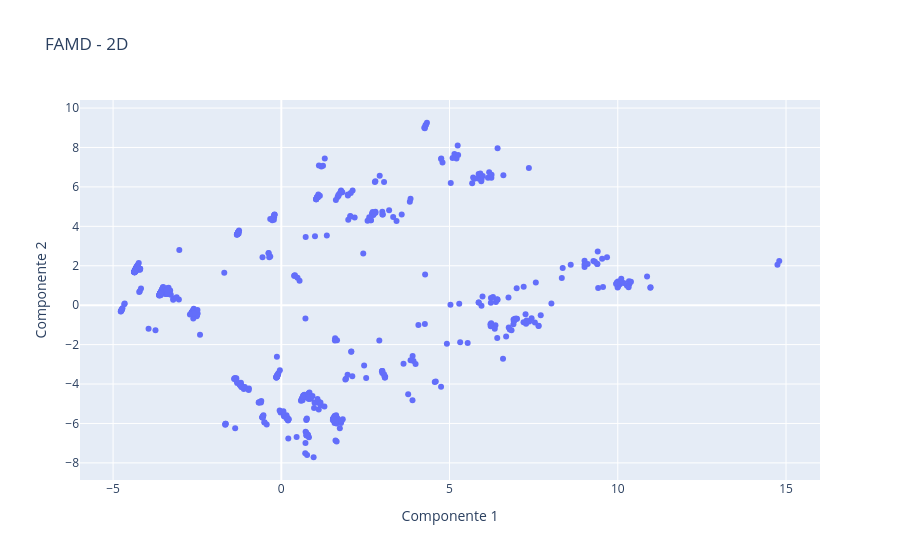
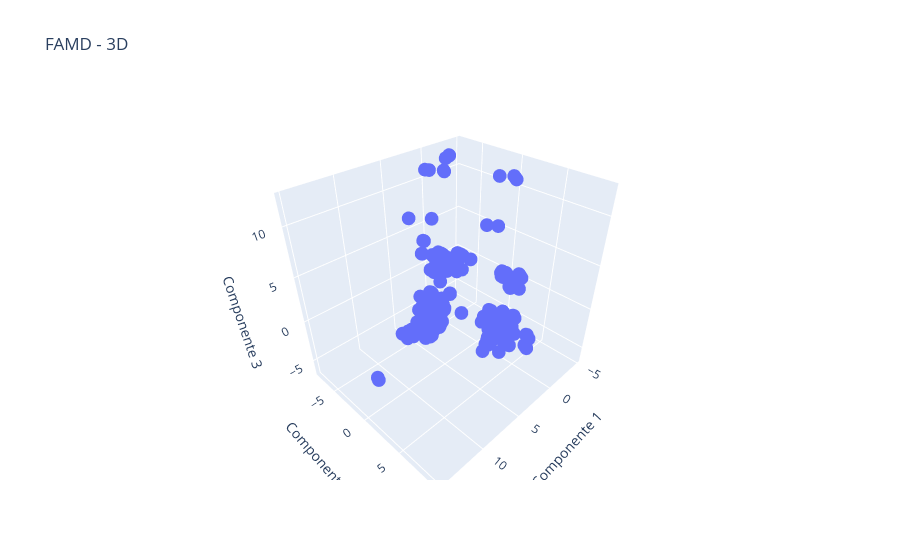
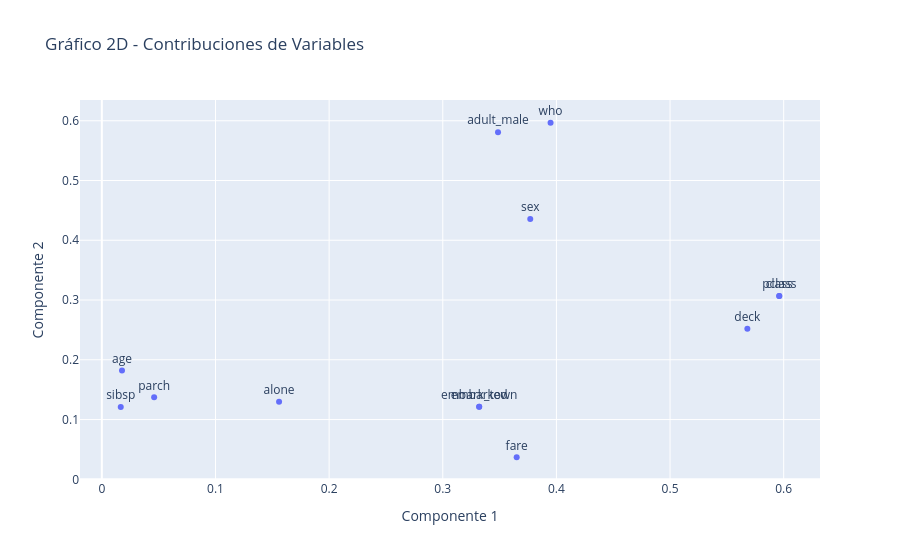
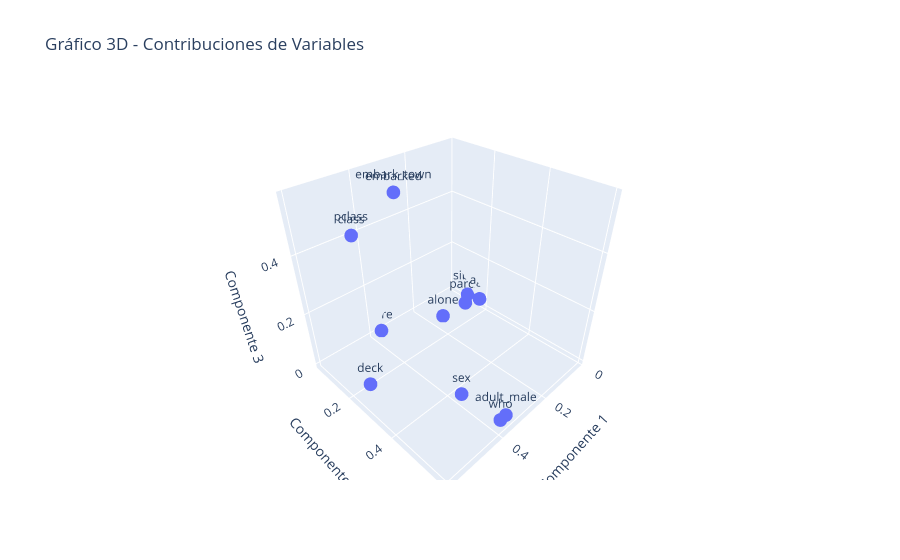

Notebook source saved alongside these figures, in order:
### Markdown cell above
# 4. **Análisis de Reducción de Dimensionalidad**:
   - PCA (Análisis de Componentes Principales) para datos numéricos.
   - FAMD (Factorial Analysis of Mixed Data) para datos mixtos (numéricos y categóricos).
   # Análisis de Reducción de Dimensionalidad (FAMD)

## ¿Qué es FAMD?

El Análisis Factorial de Mezcla de Datos (FAMD, por sus siglas en inglés) es una técnica que combina variables numéricas y categóricas en un análisis de componentes principales. Es ideal para conjuntos de datos mixtos, ya que permite representar las relaciones entre todas las variables en un espacio de baja dimensión.

### Objetivo

El objetivo de esta sección es reducir la dimensionalidad del dataset para comprender las relaciones entre las variables, utilizando gráficos bidimensionales o tridimensionales.


### Interpretación
1. **Gráfico 2D**: Muestra la proyección de las variables en los dos primeros componentes principales.
2. **Gráfico 3D**: Permite explorar la relación en tres dimensiones.

Esta plantilla es completamente ajustable para que el usuario utilice su propio dataset, definan variables relevantes y analicen las relaciones presentes.

### Code cell
import pandas as pd
import numpy as np
from sklearn.preprocessing import StandardScaler
import prince
import matplotlib.pyplot as plt
import plotly.graph_objects as go

# ====================================
# 1. Carga del Dataset
# ====================================
# Cargar el dataset previamente cargado en la celda inicial del notebook.
# df es el DataFrame base para el análisis.

# ====================================
# 2. Configuración de Variables
# ====================================
# Propósito: Identificar las variables categóricas y numéricas que se usarán en el análisis.
# Ajusta estas listas según las características de tu dataset.

categorical_vars = ['sex', 'alone', 'class', 'embark_town', 'who', 'adult_male', 'deck']
numerical_vars = ['age', 'sibsp', 'parch', 'fare']
output_vars = ['survived', 'alive']  # Variables de salida a excluir del análisis

# Convertir las variables categóricas a string para compatibilidad con prince
for var in categorical_vars:
    df[var] = df[var].astype('str')

# ====================================
# 3. Preparación de los Datos
# ====================================
# Propósito: Remover las variables de salida y estandarizar las variables numéricas.

df_no_output = df.drop(columns=output_vars)

# Estandarizar las variables numéricas
scaler = StandardScaler()
df_no_output[numerical_vars] = scaler.fit_transform(df_no_output[numerical_vars])

# ====================================
# 4. Análisis FAMD
# ====================================
# Propósito: Reducir la dimensionalidad del dataset y analizar las relaciones entre variables numéricas y categóricas.

# Determinar el número de componentes basado en el número de columnas restantes
n_components = df_no_output.shape[1]

famd = prince.FAMD(
    n_components=n_components,  # Ajuste dinámico
    n_iter=3,
    copy=True,
    check_input=True,
    engine='sklearn',
    random_state=42
)
famd = famd.fit(df_no_output)

# Transformar los datos con FAMD
famd_result = famd.transform(df_no_output)

# ====================================
# 5. Visualización de Varianza Explicada
# ====================================
# Propósito: Mostrar cuánta varianza explica cada componente principal y evaluar si los componentes seleccionados son suficientes.

summary_famd = famd.eigenvalues_summary
summary_famd['% of variance'] = summary_famd['% of variance'].str.rstrip('%').astype('float') / 100.0
summary_famd['% of variance (cumulative)'] = summary_famd['% of variance (cumulative)'].str.rstrip('%').astype('float') / 100.0

# Gráfico de barras para la varianza explicada
fig, ax = plt.subplots(figsize=(10, 6))
ax.bar(
    x=np.arange(len(summary_famd)) + 1,
    height=summary_famd['% of variance']
)
ax.set_title('Porcentaje de Varianza Explicada por Componente')
ax.set_xlabel('Componente Principal')
ax.set_ylabel('Porcentaje de Varianza')
plt.show()

# Gráfico de varianza acumulada
fig, ax = plt.subplots(figsize=(10, 6))
ax.plot(
    np.arange(len(summary_famd)) + 1,
    summary_famd['% of variance (cumulative)'],
    marker='o'
)
ax.set_title('Porcentaje de Varianza Explicada Acumulada')
ax.set_xlabel('Componente Principal')
ax.set_ylabel('Porcentaje de Varianza Acumulada')
plt.show()

# ====================================
# 6. Visualización 2D y 3D de las Proyecciones
# ====================================
# Propósito: Visualizar cómo los datos originales se proyectan en los componentes principales.

# Gráfico 2D con Plotly
fig2d = go.Figure(data=go.Scatter(
    x=famd_result[0], y=famd_result[1], mode='markers'
))
fig2d.update_layout(
    title='FAMD - 2D',
    xaxis_title='Componente 1',
    yaxis_title='Componente 2'
)
fig2d.show()

# Gráfico 3D con Plotly
fig3d = go.Figure(data=go.Scatter3d(
    x=famd_result[0], y=famd_result[1], z=famd_result[2], mode='markers'
))
fig3d.update_layout(
    scene=dict(
        xaxis_title='Componente 1',
        yaxis_title='Componente 2',
        zaxis_title='Componente 3'
    ),
    title='FAMD - 3D'
)
fig3d.show()

# ====================================
# 7. Visualización de Contribuciones por Componente
# ====================================
# Propósito: Analizar qué variables contribuyen más a cada componente.

coordenadas_componentes = famd.column_coordinates_
coordenadas_componentes_transposed = coordenadas_componentes.T

# Gráfico 2D con Plotly
trace = go.Scatter(
    x=coordenadas_componentes_transposed.loc[0],
    y=coordenadas_componentes_transposed.loc[1],
    mode='markers+text',
    text=coordenadas_componentes_transposed.columns,
    textposition='top center'
)
layout = go.Layout(
    title='Gráfico 2D - Contribuciones de Variables',
    xaxis=dict(title='Componente 1'),
    yaxis=dict(title='Componente 2')
)
fig2d_contrib = go.Figure(data=[trace], layout=layout)
fig2d_contrib.show()

# Gráfico 3D con Plotly
trace3d = go.Scatter3d(
    x=coordenadas_componentes_transposed.loc[0],
    y=coordenadas_componentes_transposed.loc[1],
    z=coordenadas_componentes_transposed.loc[2],
    mode='markers+text',
    text=coordenadas_componentes_transposed.columns,
    textposition='top center'
)
layout3d = go.Layout(
    title='Gráfico 3D - Contribuciones de Variables',
    scene=dict(
        xaxis=dict(title='Componente 1'),
        yaxis=dict(title='Componente 2'),
        zaxis=dict(title='Componente 3')
    )
)
fig3d_contrib = go.Figure(data=[trace3d], layout=layout3d)
fig3d_contrib.show()

# ====================================
# Nota Final para el Usuario
# ====================================
# - Cambia las listas de variables categóricas y numéricas según tu dataset.
# - Este código está diseñado para ser flexible y adaptable a diferentes datasets.
# - Asegúrate de instalar las bibliotecas necesarias antes de ejecutar el código: `pip install prince matplotlib plotly`.

### Figure 1 — Plotly figure (JSON) as saved in the notebook; plotly's stock layout.template omitted (floating-point values rounded to 4 significant figures; data arrays with more than 128 entries replaced by an {"elided": "..."} marker saying what was removed)
{"data": [{"mode": "markers", "type": "scatter", "x": {"elided": "714 float values"}, "y": {"elided": "714 float values"}}], "layout": {"title": {"text": "FAMD - 2D"}, "xaxis": {"title": {"text": "Componente 1"}}, "yaxis": {"title": {"text": "Componente 2"}}}}

### Figure 2 — Plotly figure (JSON) as saved in the notebook; plotly's stock layout.template omitted (floating-point values rounded to 4 significant figures; data arrays with more than 128 entries replaced by an {"elided": "..."} marker saying what was removed)
{"data": [{"mode": "markers", "type": "scatter3d", "x": {"elided": "714 float values"}, "y": {"elided": "714 float values"}, "z": {"elided": "714 float values"}}], "layout": {"scene": {"xaxis": {"title": {"text": "Componente 1"}}, "yaxis": {"title": {"text": "Componente 2"}}, "zaxis": {"title": {"text": "Componente 3"}}}, "title": {"text": "FAMD - 3D"}}}

### Figure 3 — Plotly figure (JSON) as saved in the notebook; plotly's stock layout.template omitted (floating-point values rounded to 4 significant figures)
{"data": [{"mode": "markers+text", "text": ["age", "sibsp", "parch", "fare", "adult_male", "alone", "class", "deck", "embark_town", "embarked", "pclass", "sex", "who"], "textposition": "top center", "type": "scatter", "x": [0.01773, 0.01664, 0.04603, 0.365, 0.3486, 0.1559, 0.5961, 0.568, 0.332, 0.332, 0.5961, 0.377, 0.3948], "y": [0.1821, 0.1209, 0.1371, 0.0369, 0.5809, 0.1299, 0.3067, 0.252, 0.1212, 0.1212, 0.3067, 0.4355, 0.5966]}], "layout": {"title": {"text": "Gráfico 2D - Contribuciones de Variables"}, "xaxis": {"title": {"text": "Componente 1"}}, "yaxis": {"title": {"text": "Componente 2"}}}}

### Figure 4 — Plotly figure (JSON) as saved in the notebook; plotly's stock layout.template omitted (floating-point values rounded to 4 significant figures)
{"data": [{"mode": "markers+text", "text": ["age", "sibsp", "parch", "fare", "adult_male", "alone", "class", "deck", "embark_town", "embarked", "pclass", "sex", "who"], "textposition": "top center", "type": "scatter3d", "x": [0.01773, 0.01664, 0.04603, 0.365, 0.3486, 0.1559, 0.5961, 0.568, 0.332, 0.332, 0.5961, 0.377, 0.3948], "y": [0.1821, 0.1209, 0.1371, 0.0369, 0.5809, 0.1299, 0.3067, 0.252, 0.1212, 0.1212, 0.3067, 0.4355, 0.5966], "z": [0.03229, 0.02132, 0.005428, 1.034e-05, 0.005985, 0.0001786, 0.5665, 0.04775, 0.5285, 0.5285, 0.5665, 9.744e-05, 0.03893]}], "layout": {"scene": {"xaxis": {"title": {"text": "Componente 1"}}, "yaxis": {"title": {"text": "Componente 2"}}, "zaxis": {"title": {"text": "Componente 3"}}}, "title": {"text": "Gráfico 3D - Contribuciones de Variables"}}}
